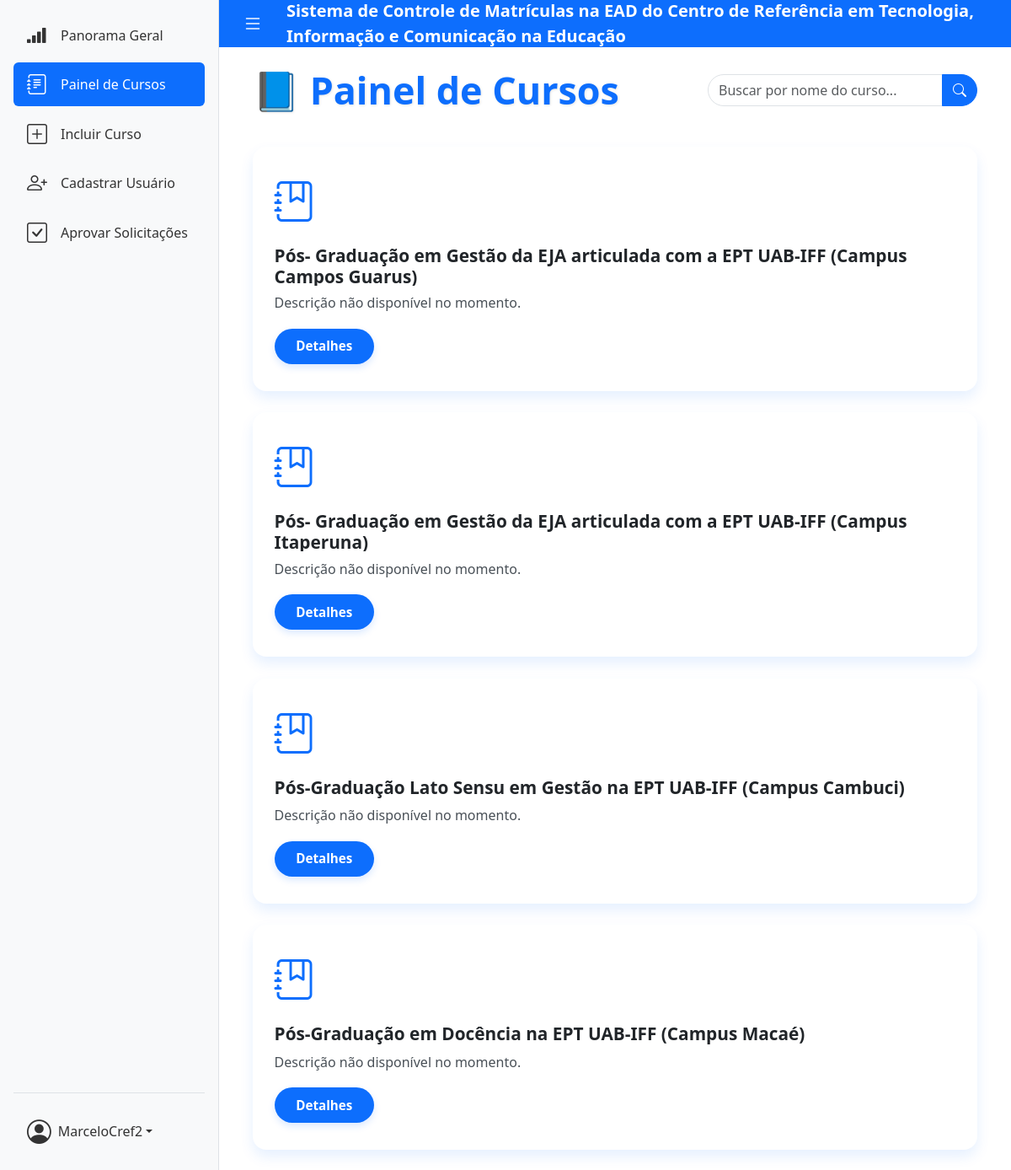
The page /cursos/lista_cursos (signed in) on the database its author committed.
### Courses/models.py (models this page shows, shortened)
class Course(models.Model):
    id = models.AutoField(primary_key=True)
    name = models.CharField(max_length=150)
    description = models.TextField(blank=True, null=True)
    start_date = models.DateField(blank=True, null=True)
    end_date = models.DateField(blank=True, null=True)
    teachers = models.ManyToManyField(Teacher, related_name='teacher_courses', blank=True)
    tutors = models.ManyToManyField(Tutor, related_name='teacher_courses', blank=True)
    students = models.ManyToManyField('Student', through='Enrollment', blank=True )
    created_at = models.DateTimeField(auto_now_add=True)

### Courses/views.py (the view)
# urls.py: path('lista_cursos', CoursesListView.as_view(), name='courses_list'),
@method_decorator(login_required(login_url='login'), name='dispatch')
class CoursesListView(LoginRequiredMixin, ListView):
    model = Course
    template_name = 'courses.html'
    context_object_name = 'courses'
    def get_queryset(self):
        search = self.request.GET.get('search', '')
        search_normalized = unidecode(search.strip().lower())
        if search_normalized:
            courses = [
                course for course in Course.objects.all() if search_normalized in unidecode(course.name.lower())
            ]
        else:
            courses = Course.objects.all().order_by('name')
        return courses

### Courses/templates/courses.html (shortened to what this page needs)
{% extends 'base.html' %}
{% block content %}
<div class="dashboard-header">
  <h1> <a href="{% url 'courses_list' %}" class="text-decoration-none">📘 Painel de Cursos</a></h1>
  <form method="get" action="{% url 'courses_list' %}" class="w-100" role="search">
    <div class="input-group">
      <input
        type="text"
        name="search"
        class="form-control rounded-start-pill"
        placeholder="Buscar por nome do curso..."
        value="{{ request.GET.search }}"
      >
      <button
        class="btn btn-primary rounded-end-pill"
        type="submit"
        aria-label="Buscar cursos"
      >
        <i class="bi bi-search"></i>
      </button>
    </div>
  </form>
</div>
<div class="">
  {% if courses %}
  <div class="courses-grid" role="list">
    {% for course in courses %}
    <a href="{% url 'course_modules' course.pk %}" class="course-card" role="listitem" tabindex="0">
      <i class="bi bi-journal-bookmark"></i>
      <h5>{{ course.name }}</h5>
      <p>{{ course.description|default:"Descrição breve do curso." }}</p>
      <span class="btn-details" aria-label="Ver detalhes do curso {{ course.name }}">Detalhes</span>
    </a>
    {% endfor %}
  </div>
  {% else %}
  <div class="no-courses">Nenhum curso encontrado.</div>
  {% endif %}
</div>
{% endblock %}

### app/templates/base.html (shortened to what this page needs)
{% load static %}
<!DOCTYPE html>
<html lang="pt-BR" class="h-100">
<head>
  <link href="https://cdn.jsdelivr.net/npm/bootstrap@5.3.0/dist/css/bootstrap.min.css" rel="stylesheet" />
  <link href="https://cdn.jsdelivr.net/npm/bootstrap-icons@1.10.5/font/bootstrap-icons.css" rel="stylesheet" />
</head>
<div class="toast-container position-fixed bottom-0 end-0 p-3" id="toast-container" style="z-index: 1080;">
</div>
<body>
  <div class="wrapper">
    <div class="main-container">
      <aside class="sidebar" id="sidebar">
        <nav>
          <a href="{% url 'course_dashboard' %}"
            class="{% if request.resolver_match.url_name == 'course_dashboard' %}active{% endif %}" data-bs-toggle="tooltip" data-bs-placement="right" title="Dashboards">
            <i class="bi bi-reception-4"></i>
            <span>Panorama Geral</span>
          </a>
          {% if user.is_authenticated %}
          <a href="{% url 'courses_list' %}"
            class="{% if request.resolver_match.url_name == 'courses_list' %}active{% endif %}" data-bs-toggle="tooltip" data-bs-placement="right" title="Painel de Cursos">
            <i class="bi bi-journal-text"></i>
            <span>Painel de Cursos</span>
          </a>
          <a href="{% url 'new_course' %}"
            class="{% if request.resolver_match.url_name == 'new_course' %}active{% endif %}" data-bs-toggle="tooltip" data-bs-placement="right" title="Incluir Curso">
            <i class="bi bi-plus-square"></i>
            <span>Incluir Curso</span>
          </a>
          <a href="{% url 'register' %}"
            class="{% if request.resolver_match.url_name == 'register' %}active{% endif %}" data-bs-toggle="tooltip" data-bs-placement="right" title="Cadastrar Usuário">
            <i class="bi bi-person-plus"></i>
            <span>Cadastrar Usuário</span>
          </a>
          {% endif %}
          {% if user.is_staff %}
          <a href="{% url 'approve_registration_requests' %}"
            class="{% if request.resolver_match.url_name == 'approve_registration_requests' %}active{% endif %}" data-bs-toggle="tooltip" data-bs-placement="right" title="Aprovar Solicitações de Cadastro">
            <i class="bi bi-check-square"></i>
            <span>Aprovar Solicitações</span>
          </a>
        {% endif %}
      </nav>
        {% if user.is_authenticated %}
        <div class="dropdown">
          <button class="dropdown-toggle" type="button" id="userMenuButton" data-bs-toggle="dropdown"
            aria-expanded="false">
            <i class="bi bi-person-circle"></i>
            <span>{{ user.username }}</span>
          </button>
        </div>
        {% endif %}
      </aside>
      <div style="flex:1; display:flex; flex-direction: column;">
        <nav class="navbar-top">
          <button class="btn btn-outline-light" id="sidebarToggle">
            <i class="bi bi-list"></i>
          </button>
          <div class="navbar-title">Sistema de Controle de Matrículas na EAD do Centro de Referência em Tecnologia, Informação e Comunicação na Educação</div>
        </nav>
        <main class="content">
          {% block content %}{% endblock %}
        </main>
      </div>
    </div>
  </div>
  <div id="toast-container" class="position-fixed top-0 end-0 p-3" style="z-index: 1050;">
  </div>
</body>
</html>

### app/templates/base.html (style rules this page uses)
html, body { height: 100%; margin: 0; overflow-x: hidden; }
body { display: flex; flex-direction: column; min-height: 100vh; }
.wrapper { display: flex; flex: 1; overflow: hidden; flex-direction: column; }
.main-container { display: flex; flex: 1; overflow: hidden; }
.sidebar { width: 260px; background-color: #f8f9fa; border-right: 1px solid #dee2e6; display: flex; flex-direction: column; padding: 1rem; transition: width 0.3s ease; }
.sidebar nav a { display: flex; align-items: center; padding: 0.5rem 1rem; color: #333; text-decoration: none; border-radius: 0.375rem; margin-bottom: 0.4rem; transition: background-color 0.3s ease; white-space: nowrap; }
.sidebar nav a:hover, .sidebar nav a.active { background-color: #0d6efd; color: white; }
.sidebar nav a i { font-size: 1.5rem; margin-right: 1rem; min-width: 24px; text-align: center; }
.sidebar .dropdown { margin-top: auto; padding-top: 1rem; border-top: 1px solid #dee2e6; }
.sidebar .dropdown-toggle { width: 100%; display: flex; align-items: center; padding: 0.5rem 1rem; color: #333; text-decoration: none; user-select: none; cursor: pointer; white-space: nowrap; border-radius: 0.375rem; background: none; border: none; }
.sidebar .dropdown-toggle i { font-size: 1.8rem; margin-right: 0.5rem; }
nav.navbar-top { height: 56px; background-color: #0d6efd; color: white; display: flex; align-items: center; padding: 0 1rem; flex-shrink: 0; }
nav.navbar-top .navbar-title { font-weight: 600; font-size: 1.25rem; user-select: none; }
main.content { flex: 1; padding: 1.5rem; overflow-y: auto; background-color: #fff; }
#sidebarToggle { background-color: transparent; border: none; color: white; font-size: 1.5rem; margin-right: 1rem; cursor: pointer; display: flex; align-items: center; justify-content: center; }

### Courses/templates/courses.html (style rules this page uses)
body { background: #f0f2f5; }
.dashboard-header { display: flex; justify-content: space-between; align-items: center; margin-bottom: 2.5rem; padding: 0 1rem; margin-left: auto; margin-right: auto; }
.dashboard-header h1 { font-size: 2.8rem; font-weight: 900; color: #0d6efd; margin: 0; user-select: none; text-shadow: 1px 1px 3px rgba(0,0,0,0.1); }
.dashboard-header form { max-width: 320px; width: 100%; }
.courses-grid { display: grid; grid-template-columns: repeat(auto-fit, minmax(450px, 1fr)); gap: 1.6rem; padding: 0 1rem; width: 100%; margin: 0 auto; }
.course-card { background: #fff; border-radius: 16px; box-shadow: 0 8px 16px rgba(13, 110, 253, 0.1); padding: 1.8rem 1.6rem 2rem; text-decoration: none; color: #212529; display: flex; flex-direction: column; justify-content: space-between; transition: transform 0.3s ease, box-shadow 0.3s ease; min-height: 250px; box-sizing: border-box; }
.course-card i { font-size: 3rem; color: #0d6efd; margin-bottom: 1rem; user-select: none; align-self: flex-start; }
.course-card h5 { font-weight: 700; font-size: 1.3rem; margin-bottom: 0.6rem; max-height: 3rem; overflow: hidden; text-overflow: ellipsis; display: -webkit-box; -webkit-line-clamp: 2; -webkit-box-orient: vertical; }
.course-card p { font-size: 1rem; color: #495057; line-height: 1.4; flex-grow: 1; margin-bottom: 1.2rem; max-height: 4.2rem; overflow: hidden; text-overflow: ellipsis; display: -webkit-box; -webkit-line-clamp: 3; -webkit-box-orient: vertical; }
.course-card .btn-details { align-self: flex-start; background: #0d6efd; color: white; padding: 0.6rem 1.6rem; border-radius: 30px; font-weight: 600; font-size: 0.95rem; text-decoration: none; user-select: none; transition: background-color 0.3s ease, box-shadow 0.3s ease; box-shadow: 0 4px 8px rgba(13, 110, 253, 0.15); }

### rows shown on the page
Course: name "Pós- Graduação em Gestão da EJA articulada com a EPT UAB-IFF (Campus Campos Guarus)", description "Descrição não disponível no momento."
Course: name "Pós- Graduação em Gestão da EJA articulada com a EPT UAB-IFF (Campus Itaperuna)", description "Descrição não disponível no momento."
Course: name "Pós-Graduação Lato Sensu em Gestão na EPT UAB-IFF (Campus Cambuci)", description "Descrição não disponível no momento."
Course: name "Pós-Graduação em Docência na EPT UAB-IFF (Campus Macaé)", description "Descrição não disponível no momento."

### other values the page prints
{{ user.username }} "MarceloCref2"
